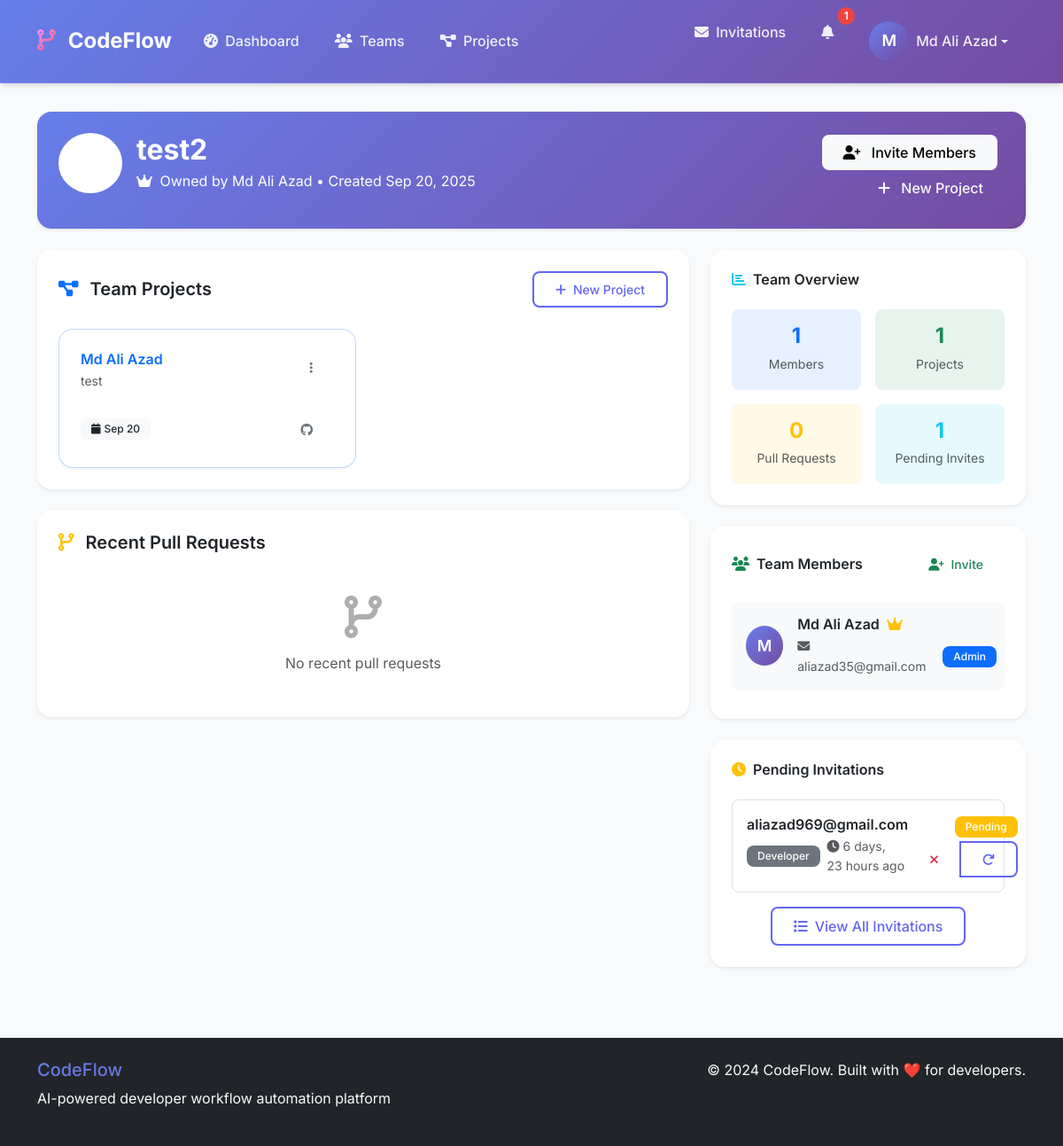
/teams/3/ (signed in), run on an earlier commit of the app's database.
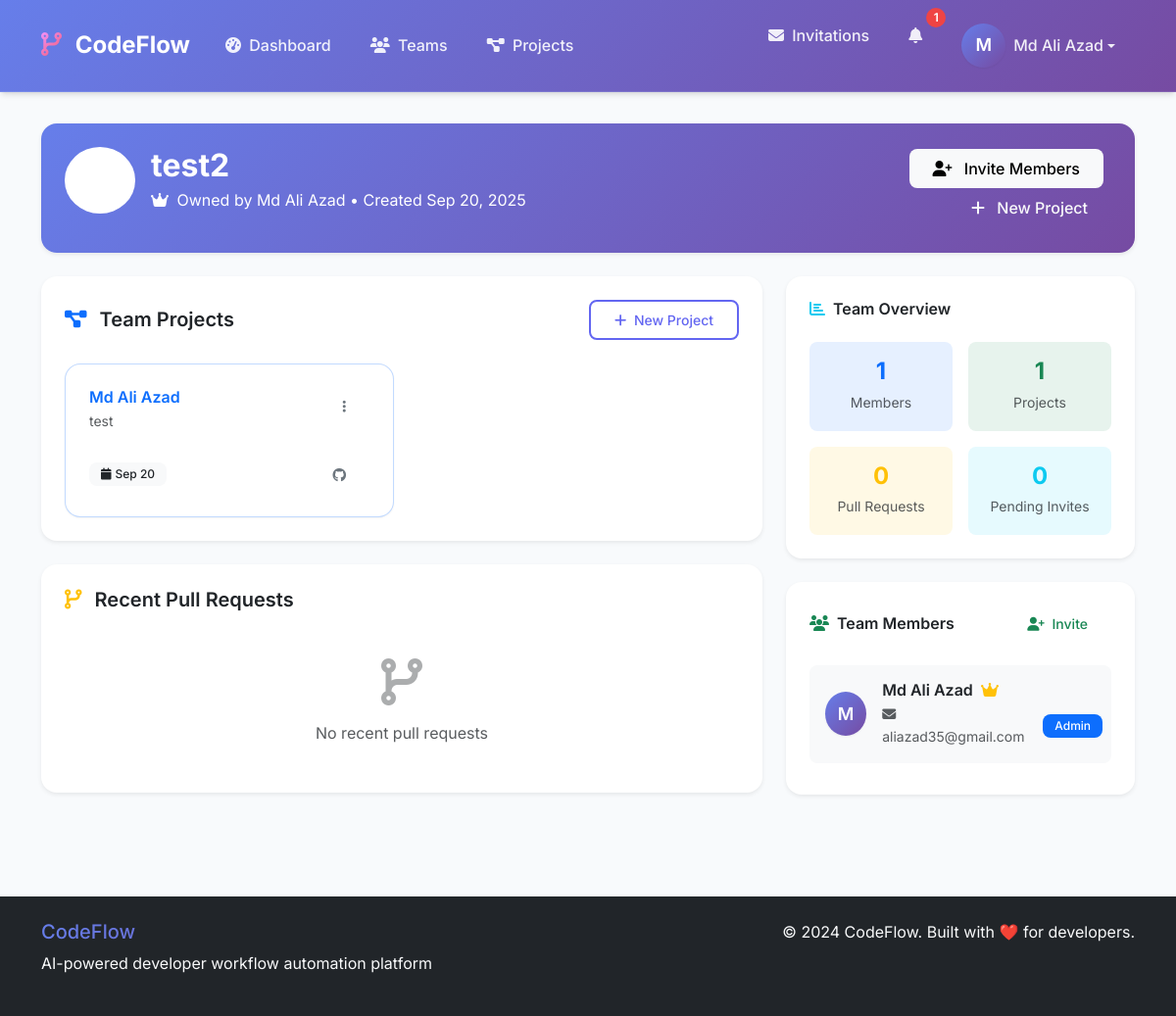
And on a later commit of the database.
### core/models.py (models this page shows, shortened)
class Project(models.Model):
    team = models.ForeignKey(Team, on_delete=models.CASCADE)
    name = models.CharField(max_length=200)
    repo_url = models.URLField(blank=True, null=True, help_text="GitHub repository URL")
    description = models.TextField()
    created_at = models.DateTimeField(auto_now_add=True)

class Membership(models.Model):
    ROLE_CHOICES = [
        ('Admin', 'Admin'),
        ('Developer', 'Developer'),
        ('Viewer', 'Viewer'),
    ]
    user = models.ForeignKey(User, on_delete=models.CASCADE)
    team = models.ForeignKey(Team, on_delete=models.CASCADE)
    role = models.CharField(max_length=20, choices=ROLE_CHOICES)
    created_at = models.DateTimeField(auto_now_add=True)
    class Meta:
        unique_together = ('user', 'team')

class User(AbstractUser):
    email = models.EmailField(unique=True)

class TeamInvitation(models.Model):
    STATUS_CHOICES = [
        ('pending', 'Pending'),
        ('accepted', 'Accepted'),
        ('declined', 'Declined'),
        ('expired', 'Expired'),
    ]
    team = models.ForeignKey(Team, on_delete=models.CASCADE, related_name='invitations')
    invited_by = models.ForeignKey(User, on_delete=models.CASCADE, related_name='sent_invitations')
    invited_user = models.ForeignKey(User, on_delete=models.CASCADE, null=True, blank=True, related_name='received_invitations')
    email = models.EmailField()
    role = models.CharField(max_length=20, choices=Membership.ROLE_CHOICES, default='Developer')
    status = models.CharField(max_length=20, choices=STATUS_CHOICES, default='pending')
    token = models.UUIDField(default=uuid.uuid4, unique=True)
    expires_at = models.DateTimeField()
    created_at = models.DateTimeField(auto_now_add=True)
    class Meta:
        unique_together = ('team', 'email', 'status')
        indexes = [
            models.Index(fields=['token']),
            models.Index(fields=['email', 'status']),
            models.Index(fields=['expires_at']),
        ]

### core/views.py (the view)
# urls.py: path('teams/<int:team_id>/', views.team_detail_view, name='team_detail'),
@login_required
@require_team_membership
def team_detail_view(request, team_id, team=None):
    team_members = Membership.objects.filter(team=team).select_related('user')
    team_projects = TeamPermissions.filter_team_projects(request.user, team).order_by('-created_at')
    recent_prs = PullRequest.objects.filter(
        project__in=team_projects
    ).order_by('-created_at')[:10]
    team_invitations = []
    if TeamPermissions.can_invite_members(request.user, team):
        team_invitations = TeamInvitation.objects.filter(
            team=team
        ).select_related('invited_user', 'invited_by').order_by('-created_at')[:10]
    stats = {
        'total_members': team_members.count(),
        'total_projects': team_projects.count(),
        'total_prs': PullRequest.objects.filter(project__in=team_projects).count(),
        'open_prs': PullRequest.objects.filter(project__in=team_projects, status='open').count(),
        'pending_invitations': len(team_invitations),
    }
    user_permissions = {
        'can_invite_members': TeamPermissions.can_invite_members(request.user, team),
        'can_manage_members': TeamPermissions.can_manage_members(request.user, team),
        'can_manage_projects': TeamPermissions.can_manage_projects(request.user, team),
        'can_create_tasks': TeamPermissions.can_create_tasks(request.user, team),
        'user_role': TeamPermissions.get_user_role(request.user, team),
        'is_owner': team.owner == request.user,
    }
    return render(request, 'team_detail.html', {
        'team': team,
        'team_members': team_members,
        'team_projects': team_projects,
        'recent_prs': recent_prs,
        'team_invitations': team_invitations,
        'stats': stats,
        'user_permissions': user_permissions,
    })

### core/services.py (called while the page is built, shortened)
def require_team_membership(view_func):
    @wraps(view_func)
    def wrapper(request, *args, **kwargs):
        team_id = kwargs.get('team_id') or kwargs.get('pk')
        if not team_id and args:
            team_id = args[0]
        if not team_id:
            raise Http404("Team not found")
        team = get_object_or_404(Team, id=team_id)
        if not TeamPermissions.is_team_member(request.user, team):
            raise PermissionDenied(f"You must be a member of team '{team.name}' to access this page.")
        kwargs['team'] = team
        return view_func(request, *args, **kwargs)
    return wrapper

    @staticmethod
    def has_permission(user, team, permission):
        if team.owner == user:
            return True

    @staticmethod
    def get_user_role(user, team):
        if team.owner == user:
            return 'Admin'
        try:
            membership = Membership.objects.get(user=user, team=team)
            return membership.role
        except Membership.DoesNotExist:
            return None

    @staticmethod
    def can_invite_members(user, team):
        return TeamPermissions.has_permission(user, team, 'invite_members')

### core/templates/team_detail.html (shortened to what the changed rows need)
{% extends 'base.html' %}
{% block content %}
<div class="row mb-4">
    <div class="col-12">
        <div class="card border-0 shadow-sm" style="background: var(--gradient-primary); color: white;">
            <div class="card-body p-4">
                <div class="row align-items-center">
                    <div class="col-md-8">
                        <div class="d-flex align-items-center mb-3">
                            <div>
                                <h2 class="fw-bold mb-1">{{ team.name }}</h2>
                            </div>
                        </div>
                    </div>
                </div>
            </div>
        </div>
    </div>
</div>
<div class="row g-4">
    <div class="col-lg-8">
        <div class="card border-0 shadow-sm mb-4">
            <div class="card-body">
                {% if team_projects %}
                    <div class="row g-3">
                        {% for project in team_projects %}
                        <div class="col-md-6">
                            <div class="card border border-primary border-opacity-25 h-100 hover-lift">
                                <div class="card-body">
                                    <div class="d-flex align-items-start justify-content-between mb-3">
                                        <div class="flex-grow-1">
                                            <h6 class="fw-semibold mb-1">
                                                <a href="{% url 'project_detail' project.id %}" class="text-decoration-none">
                                                    {{ project.name }}
                                                </a>
                                            </h6>
                                            <p class="text-muted small mb-2">{{ project.description|truncatewords:12 }}</p>
                                        </div>
                                        <div class="dropdown">
                                            <button class="btn btn-sm btn-outline-secondary" data-bs-toggle="dropdown">
                                                <i class="fas fa-ellipsis-v"></i>
                                            </button>
                                        </div>
                                    </div>
                                    <div class="d-flex justify-content-between align-items-center">
                                        <div class="d-flex align-items-center">
                                            <span class="badge bg-light text-dark">
                                                <i class="fas fa-calendar me-1"></i>{{ project.created_at|date:"M d" }}
                                            </span>
                                        </div>
                                        {% if project.repo_url %}
                                            <a href="{{ project.repo_url }}" class="btn btn-sm btn-outline-secondary" target="_blank">
                                                <i class="fab fa-github"></i>
                                            </a>
                                        {% endif %}
                                    </div>
                                </div>
                            </div>
                        </div>
                        {% endfor %}
                    </div>
                {% endif %}
            </div>
        </div>
    </div>
    <div class="col-lg-4">
        <div class="card border-0 shadow-sm mb-4">
            <div class="card-body">
                <div class="row g-3 text-center">
                    <div class="col-6">
                        <div class="bg-info bg-opacity-10 rounded-3 p-3">
                            <h4 class="text-info fw-bold mb-1">{{ stats.pending_invitations }}</h4>
                            <small class="text-muted">Pending Invites</small>
                        </div>
                    </div>
                </div>
            </div>
        </div>
        <div class="card border-0 shadow-sm mb-4">
            <div class="card-body">
                {% for member in team_members %}
                <div class="d-flex align-items-center justify-content-between p-3 mb-2 bg-light rounded-3">
                    <div class="d-flex align-items-center flex-grow-1">
                        <div class="avatar-circle me-3">
                            {{ member.user.first_name.0|default:member.user.username.0|upper }}
                        </div>
                        <div class="flex-grow-1">
                            <h6 class="mb-1 fw-semibold">
                                {{ member.user.get_full_name|default:member.user.username }}
                                {% if member.user == team.owner %}
                                    <i class="fas fa-crown text-warning ms-1" title="Team Owner"></i>
                                {% endif %}
                            </h6>
                            <div class="d-flex align-items-center">
                                <small class="text-muted me-3">
                                    <i class="fas fa-envelope me-1"></i>{{ member.user.email }}
                                </small>
                                <span class="badge {% if member.role == 'Admin' %}bg-primary{% elif member.role == 'Developer' %}bg-success{% else %}bg-info{% endif %}">
                                    {{ member.role }}
                                </span>
                            </div>
                        </div>
                    </div>
                </div>
                {% endfor %}
            </div>
        </div>
        {% if user_permissions.can_invite_members and team_invitations %}
        <div class="card border-0 shadow-sm">
            <div class="card-header bg-transparent border-0 pb-0">
                <h6 class="fw-semibold mb-0">
                    <i class="fas fa-clock text-warning me-2"></i>Pending Invitations
                </h6>
            </div>
            <div class="card-body">
                {% for invitation in team_invitations %}
                <div class="d-flex align-items-center justify-content-between p-3 mb-2 border rounded-3">
                    <div class="flex-grow-1">
                        <h6 class="mb-1 fw-semibold">{{ invitation.email }}</h6>
                        <div class="d-flex align-items-center">
                            <span class="badge bg-secondary me-2">{{ invitation.role }}</span>
                            <small class="text-muted">
                                <i class="fas fa-clock me-1"></i>{{ invitation.created_at|timesince }} ago
                            </small>
                        </div>
                    </div>
                    <div class="text-end">
                        <span class="badge bg-warning mb-1">{{ invitation.get_status_display }}</span>
                        <div class="btn-group btn-group-sm">
                            <button class="btn btn-outline-danger btn-sm" onclick="cancelInvitation('{{ invitation.token }}')">
                                <i class="fas fa-times"></i>
                            </button>
                            <button class="btn btn-outline-primary btn-sm" onclick="resendInvitation('{{ invitation.token }}')">
                                <i class="fas fa-redo"></i>
                            </button>
                        </div>
                    </div>
                </div>
                {% endfor %}
                <div class="text-center mt-3">
                    <a href="{% url 'invitation_list' %}" class="btn btn-outline-primary">
                        <i class="fas fa-list me-2"></i>View All Invitations
                    </a>
                </div>
            </div>
        </div>
        {% endif %}
    </div>
</div>
{% endblock %}

What changed in the data, as far as the page shows it:
removed TeamInvitation: email "aliazad969@gmail.com", role "Developer", created_at "6 days, 23 hours", status "Pending"
Also different on the page:
{{ stats.pending_invitations }}: "1" → "0"
text no longer shown: "Pending Invitations View All Invitations"
